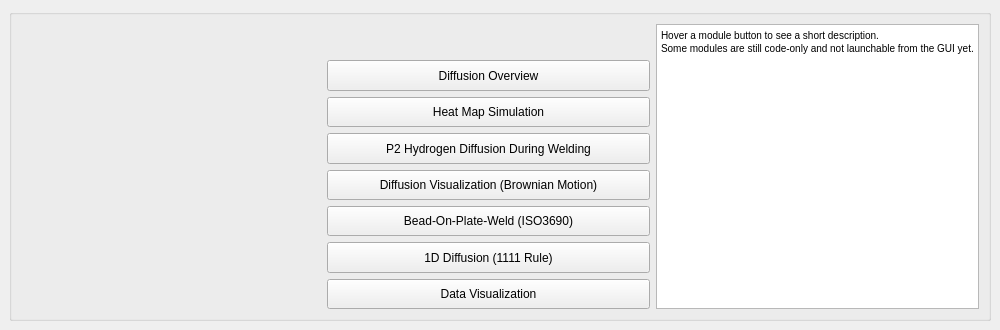
<?xml version="1.0" encoding="UTF-8"?>
<ui version="4.0">
 <class>MainWindow_launcher</class>
 <widget class="QMainWindow" name="MainWindow_launcher">
  <property name="geometry">
   <rect>
    <x>0</x>
    <y>0</y>
    <width>1000</width>
    <height>330</height>
   </rect>
  </property>
  <property name="minimumSize">
   <size>
    <width>1000</width>
    <height>330</height>
   </size>
  </property>
  <property name="maximumSize">
   <size>
    <width>1000</width>
    <height>353</height>
   </size>
  </property>
  <property name="windowTitle">
   <string>MainWindow</string>
  </property>
  <widget class="QWidget" name="centralwidget">
   <layout class="QGridLayout" name="gridLayout">
    <item row="0" column="0">
     <widget class="QGroupBox" name="groupBox">
      <property name="title">
       <string/>
      </property>
      <layout class="QHBoxLayout" name="horizontalLayout">
       <item>
        <widget class="QLabel" name="label_weldcraft_logo">
         <property name="sizePolicy">
          <sizepolicy hsizetype="Expanding" vsizetype="Expanding">
           <horstretch>0</horstretch>
           <verstretch>0</verstretch>
          </sizepolicy>
         </property>
         <property name="maximumSize">
          <size>
           <width>300</width>
           <height>300</height>
          </size>
         </property>
         <property name="text">
          <string/>
         </property>
         <property name="pixmap">
          <pixmap>../Resources/Images/WeldCraft - Original.png</pixmap>
         </property>
         <property name="scaledContents">
          <bool>true</bool>
         </property>
        </widget>
       </item>
       <item>
        <layout class="QVBoxLayout" name="verticalLayout">
         <item>
          <widget class="QLabel" name="label_bam_logo">
           <property name="sizePolicy">
            <sizepolicy hsizetype="MinimumExpanding" vsizetype="MinimumExpanding">
             <horstretch>80</horstretch>
             <verstretch>80</verstretch>
            </sizepolicy>
           </property>
           <property name="maximumSize">
            <size>
             <width>400</width>
             <height>400</height>
            </size>
           </property>
           <property name="text">
            <string/>
           </property>
           <property name="pixmap">
            <pixmap>../Resources/Images/BAM Logo.png</pixmap>
           </property>
           <property name="scaledContents">
            <bool>false</bool>
           </property>
           <property name="alignment">
            <set>Qt::AlignCenter</set>
           </property>
          </widget>
         </item>
         <item>
          <widget class="QPushButton" name="pushButton_diffusion_overview">
           <property name="sizePolicy">
            <sizepolicy hsizetype="MinimumExpanding" vsizetype="MinimumExpanding">
             <horstretch>80</horstretch>
             <verstretch>80</verstretch>
            </sizepolicy>
           </property>
           <property name="text">
            <string>Diffusion Overview</string>
           </property>
          </widget>
         </item>
         <item>
          <widget class="QPushButton" name="pushButton_heat_map">
           <property name="sizePolicy">
            <sizepolicy hsizetype="MinimumExpanding" vsizetype="MinimumExpanding">
             <horstretch>80</horstretch>
             <verstretch>80</verstretch>
            </sizepolicy>
           </property>
           <property name="text">
            <string>Heat Map Simulation</string>
           </property>
          </widget>
         </item>
         <item>
          <widget class="QPushButton" name="pushButton_hydrogen_during_welding">
           <property name="sizePolicy">
            <sizepolicy hsizetype="MinimumExpanding" vsizetype="MinimumExpanding">
             <horstretch>80</horstretch>
             <verstretch>80</verstretch>
            </sizepolicy>
           </property>
           <property name="text">
            <string>P2 Hydrogen Diffusion During Welding</string>
           </property>
          </widget>
         </item>
         <item>
          <widget class="QPushButton" name="pushButton_brownian_motion">
           <property name="sizePolicy">
            <sizepolicy hsizetype="MinimumExpanding" vsizetype="MinimumExpanding">
             <horstretch>80</horstretch>
             <verstretch>80</verstretch>
            </sizepolicy>
           </property>
           <property name="text">
            <string>Diffusion Visualization (Brownian Motion)</string>
           </property>
          </widget>
         </item>
         <item>
          <widget class="QPushButton" name="pushButton_iso3690">
           <property name="sizePolicy">
            <sizepolicy hsizetype="MinimumExpanding" vsizetype="MinimumExpanding">
             <horstretch>80</horstretch>
             <verstretch>80</verstretch>
            </sizepolicy>
           </property>
           <property name="text">
            <string>Bead-On-Plate-Weld (ISO3690)</string>
           </property>
          </widget>
         </item>
         <item>
          <widget class="QPushButton" name="pushButton_1d_diffusion_1111_rule">
           <property name="sizePolicy">
            <sizepolicy hsizetype="MinimumExpanding" vsizetype="MinimumExpanding">
             <horstretch>80</horstretch>
             <verstretch>80</verstretch>
            </sizepolicy>
           </property>
           <property name="text">
            <string>1D Diffusion (1111 Rule)</string>
           </property>
          </widget>
         </item>
         <item>
          <widget class="QPushButton" name="pushButton_data_visualization">
           <property name="sizePolicy">
            <sizepolicy hsizetype="MinimumExpanding" vsizetype="MinimumExpanding">
             <horstretch>80</horstretch>
             <verstretch>80</verstretch>
            </sizepolicy>
           </property>
           <property name="text">
            <string>Data Visualization</string>
           </property>
          </widget>
         </item>
        </layout>
       </item>
       <item>
        <layout class="QVBoxLayout" name="verticalLayout_2">
         <item>
          <widget class="QTextEdit" name="textEdit_info_text">
           <property name="enabled">
            <bool>true</bool>
           </property>
           <property name="sizePolicy">
            <sizepolicy hsizetype="MinimumExpanding" vsizetype="MinimumExpanding">
             <horstretch>80</horstretch>
             <verstretch>0</verstretch>
            </sizepolicy>
           </property>
           <property name="minimumSize">
            <size>
             <width>160</width>
             <height>0</height>
            </size>
           </property>
           <property name="mouseTracking">
            <bool>false</bool>
           </property>
           <property name="focusPolicy">
            <enum>Qt::NoFocus</enum>
           </property>
           <property name="acceptDrops">
            <bool>false</bool>
           </property>
           <property name="frameShadow">
            <enum>QFrame::Plain</enum>
           </property>
           <property name="readOnly">
            <bool>true</bool>
           </property>
           <property name="html">
            <string>&lt;!DOCTYPE HTML PUBLIC &quot;-//W3C//DTD HTML 4.0//EN&quot; &quot;http://www.w3.org/TR/REC-html40/strict.dtd&quot;&gt;
&lt;html&gt;&lt;head&gt;&lt;meta name=&quot;qrichtext&quot; content=&quot;1&quot; /&gt;&lt;style type=&quot;text/css&quot;&gt;
p, li { white-space: pre-wrap; }
&lt;/style&gt;&lt;/head&gt;&lt;body style=&quot; font-family:'MS Shell Dlg 2'; font-size:7.8pt; font-weight:400; font-style:normal;&quot;&gt;
&lt;p style=&quot; margin-top:0px; margin-bottom:0px; margin-left:0px; margin-right:0px; -qt-block-indent:0; text-indent:0px;&quot;&gt;Hover a module button to see a short description.&lt;/p&gt;
&lt;p style=&quot; margin-top:0px; margin-bottom:0px; margin-left:0px; margin-right:0px; -qt-block-indent:0; text-indent:0px;&quot;&gt;Some modules are still code-only and not launchable from the GUI yet.&lt;/p&gt;
&lt;/body&gt;&lt;/html&gt;</string>
           </property>
           <property name="textInteractionFlags">
            <set>Qt::NoTextInteraction</set>
           </property>
          </widget>
         </item>
        </layout>
       </item>
      </layout>
     </widget>
    </item>
   </layout>
  </widget>
 </widget>
 <tabstops>
  <tabstop>pushButton_diffusion_overview</tabstop>
  <tabstop>pushButton_heat_map</tabstop>
  <tabstop>pushButton_hydrogen_during_welding</tabstop>
  <tabstop>pushButton_brownian_motion</tabstop>
  <tabstop>pushButton_iso3690</tabstop>
  <tabstop>pushButton_1d_diffusion_1111_rule</tabstop>
  <tabstop>pushButton_data_visualization</tabstop>
  <tabstop>textEdit_info_text</tabstop>
 </tabstops>
 <resources/>
 <connections/>
</ui>
